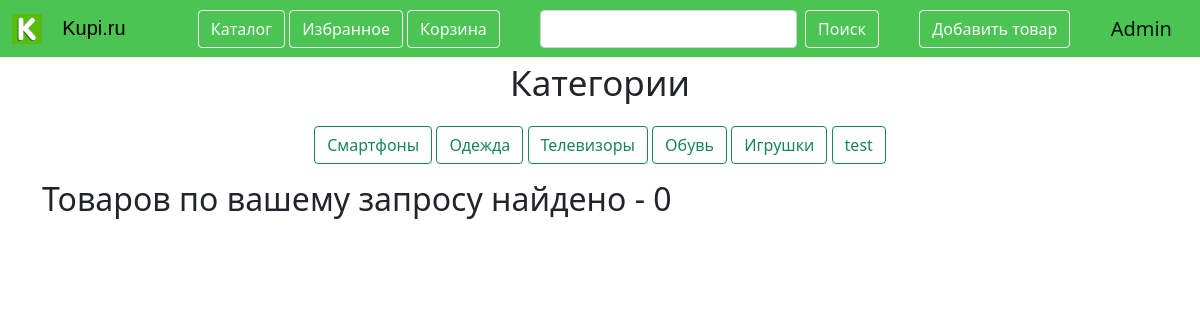
Page /search_results (signed in) on the earlier database version.
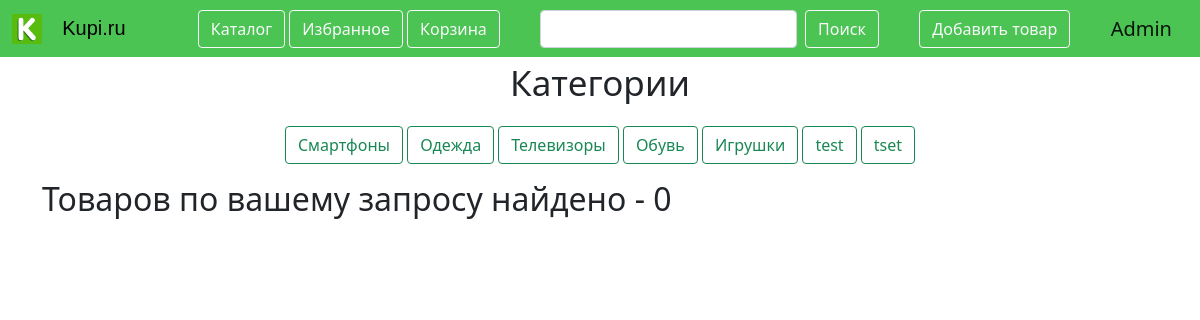
Same page on the later database version.
### data/goods.py (models this page shows)
class Goods(SqlAlchemyBase):
    __tablename__ = 'goods'
    id = sqlalchemy.Column(sqlalchemy.Integer, primary_key=True,
                           autoincrement=True)
    title = sqlalchemy.Column(sqlalchemy.String, nullable=True)
    cost = sqlalchemy.Column(sqlalchemy.Integer, nullable=True)
    description = sqlalchemy.Column(sqlalchemy.String, nullable=True)
    category = sqlalchemy.Column(sqlalchemy.String, nullable=True)
    rate = sqlalchemy.Column(sqlalchemy.Integer, nullable=True)
    image = sqlalchemy.Column(sqlalchemy.String, nullable=True)

### main.py (the view, shortened to what this page needs)
@app.route('/search_results', methods=['GET', 'POST'])
def search_results():
    global res
    categories = get_category()
    form = SearchForm()
    db_sess = db_session.create_session()
    goods = db_sess.query(Goods)
    return render_template('search_results.html', title='Результаты поиска',
                           res=res, form2=form,
                           goods=goods,
                           favs=get_favs(), ords=get_ords(), cats=categories)

### forms/search.py
class SearchForm(FlaskForm):
    ttle = StringField('', validators=[DataRequired()])
    submit_s = SubmitField('Поиск')

### data/db_session.py (called while the page is built)
def create_session() -> Session:
    global __factory
    return __factory()

### main.py (called while the page is built)
def get_favs():
    favs = []
    db_sess = db_session.create_session()
    goods = db_sess.query(Goods)
    a = db_sess.query(Association)
    if current_user.is_authenticated:
        for i in goods:
            for j in a:
                if current_user.id == j.user_id:
                    if i.id == j.favs_id:
                        favs.append(i.id)
    return favs

def get_category():
    category = []
    db_sess = db_session.create_session()
    goods = db_sess.query(Goods)
    if current_user.is_authenticated:
        for item in goods:
            if item.category not in category:
                category.append(item.category)
    return category

@login_manager.user_loader
def load_user(user_id):
    db_sess = db_session.create_session()
    return db_sess.query(User).get(user_id)

### templates/search_results.html (shortened to what this page needs)
{% extends "base.html" %}
{% block content %}
<p align="center" style="font-size:35px">Категории</p>
<p align="center">
    {% for g in cats %}
    <a class="btn btn-outline-success" href="/categories/{{cats.index(g) + 1}}">{{g}}</a>
    {% endfor %}
</p>
<h2> Товаров по вашему запросу найдено - {{res|length}}</h2>
{% endblock %}

Differences in the rows shown:
added Goods: category "tset"
